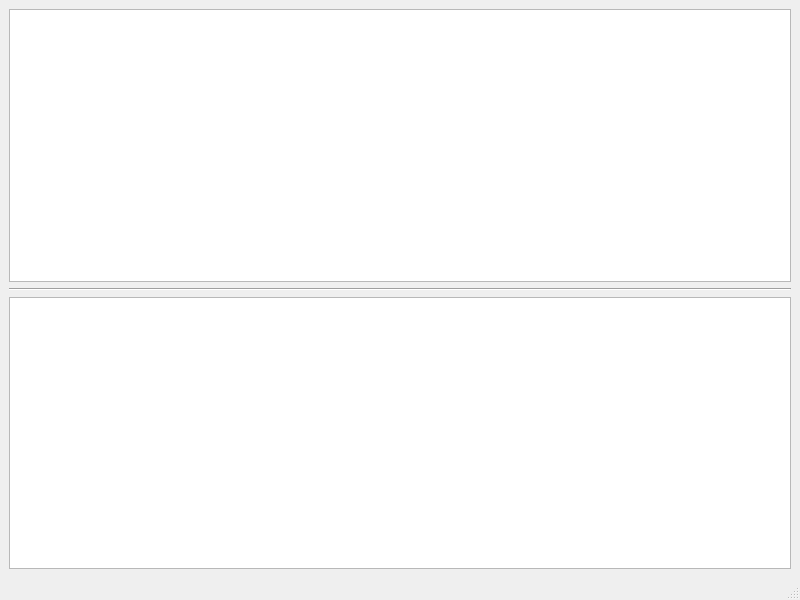
<?xml version="1.0" encoding="UTF-8"?>
<ui version="4.0">
 <class>MainWindow</class>
 <widget class="QMainWindow" name="MainWindow">
  <property name="geometry">
   <rect>
    <x>0</x>
    <y>0</y>
    <width>800</width>
    <height>600</height>
   </rect>
  </property>
  <property name="windowTitle">
   <string>MainWindow</string>
  </property>
  <widget class="QWidget" name="centralwidget">
   <layout class="QVBoxLayout" name="verticalLayout">
    <item>
     <widget class="QPlainTextEdit" name="sourceTextEdit"/>
    </item>
    <item>
     <widget class="Line" name="line">
      <property name="orientation">
       <enum>Qt::Horizontal</enum>
      </property>
     </widget>
    </item>
    <item>
     <widget class="QPlainTextEdit" name="destinationTextEdit"/>
    </item>
   </layout>
  </widget>
  <widget class="QMenuBar" name="menubar">
   <property name="geometry">
    <rect>
     <x>0</x>
     <y>0</y>
     <width>800</width>
     <height>22</height>
    </rect>
   </property>
  </widget>
  <widget class="QStatusBar" name="statusbar"/>
 </widget>
 <resources/>
 <connections/>
</ui>
